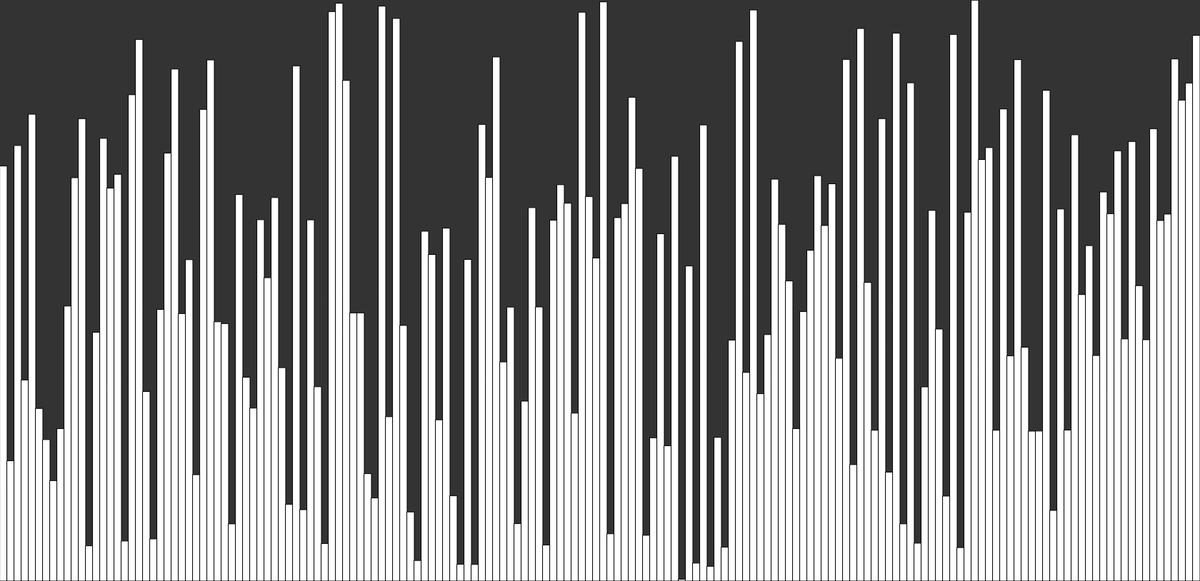
Frame 1 (no input)
Frame 60 (no input): identical to frame 1, image omitted
Frame 120 (the mouse pressed at the canvas centre since frame 60): identical to frame 1, image omitted

The p5.js sketch that drew this single still picture (run headless with seeded random() and noise() and a simulated clock; from frame 60 on, the mouse is pressed at the canvas centre):

// p5.js sketch
// ── sketch.js
//Written by Nick Wilson - Started 2/18/22

//First, I will need some variables.
//'values' will hold an array of various random numbers.
//stateOfBars will keep track of what color we want a specific bar to be.
//widthOfBars will control the width of each individual bar that is displayed. 

let values = [];
let stateOfBars = [];
let widthOfBars = 10;

//Second, these are the buttons that the user will be able to click. 

let qsButton;   //Quick Sort
let bsButton;   //Bubble Sort
let ssButton;   //Selection Sort
let isButton;   //Insertion Sort
let resetButton;

//This is a built in function of p5.js which sets up the environment. Here, I will initialize the array of values and give the buttons functionality.

function setup() {
  createCanvas(1680, 814);
  values = new Array(floor(width/widthOfBars));
  for (let i = 0; i < values.length; i++) {
    values[i] = random(height);
    stateOfBars[i] = -1;
  }
  qsButton = createButton('Begin Quicksort');
  qsButton.position(800,850);
  qsButton.mousePressed(function(){
    quickSort(values, 0, values.length - 1)
  });

  bsButton = createButton('Begin BubbleSort');
  bsButton.position(660, 850);
  bsButton.mousePressed(function() {
    bubbleSort(values)
  });

  ssButton = createButton('Begin Selection Sort');
  ssButton.position(500, 850);
  ssButton.mousePressed(function() {
    selectionSort(values)
  });

  isButton = createButton('Begin Insertion Sort');
  isButton.position(340, 850);
  isButton.mousePressed(function() {
    insertionSort(values)
  });

  console.log(mergeSort(values));

  resetButton = createButton('Restart');
  resetButton.position(930, 850);
  resetButton.mousePressed(setup);

}

//This is the draw function, which is another function that is built in with the p5.js library.
//Unike the setup() function, which is only executed once, the draw() function continously executes.
//This function provides us with a background color for the page, the coloring of the bars based on what state they are in, and it also draws the bars as rectangles with the desired dimensions.

function draw() {
  background(51);

  for (let i = 0; i < values.length; i++) {
    stroke(0);
    
    if (stateOfBars[i] == 0) {
      fill('#FF5252');
    } else if (stateOfBars[i] == 1) {
      fill('#00d1d1');
    } else {
      fill(255);
    }

    rect(i * widthOfBars, height - values[i], widthOfBars, values[i]);
  }
}
// ── bubbleSort.js
//Written by Nick Wilson - Started 2/18/22
//The objective of this program is to visualize the bubble sort algorithm.


//This is the bubbleSort function which implements the algorithm.
//Bubble Sort is a very simple brute-force algorithm which repeatedly swaps two adjacent elements if they are in the wrong order.
//The method behind bubble sort is exchanging.
//For example, the first two elements are compared. If the first element is larger than the second element, they need to swap positions.
//This process continues until the array is fully sorted.
//Note: This is optimized bubble sort. A flag called 'swapped' is used to determine whether or not the loops should break.
//For example, if an adjacent pair of values are compared and do not need to be swapped, we move on to the next pair, 
//      but if those also do not need to be swapped AND the swapped flag is set to 0 (false), then we can stop here and save time, because the rest of the array is already sorted.
//Color Scheme
//      Red: Represents the value being compared to it's adjacent value to the right
//      Blue: Unsorted values
//      White: Sorted in its final place
//Bubble Sort has a worst case time complexity of O(n^2), an average case of O(n^2), and a best case of O(n)
async function bubbleSort(arr) {
    
    let end = arr.length - 1;
    for (let i = 0; i < end; i++) {
        let swapped = 0;
        for (let j = 0; j < end - i; j++) {
            if (arr[j] > arr[j + 1]) {
                stateOfBars[j] = 0;
                await swap(arr, j, j+1);
                stateOfBars[j+1] = -1;
                swapped = 1;
            }
            stateOfBars[j] = 1;
        }
        if (swapped == 0) return;
    }
}

//This is the swap function.
//Instead of using temporary variables to swap the values at the two indices, I have used the ES6 destructuring assignment expression which completes the same task.

async function swap(arr, i, j) {
    [arr[i], arr[j]] = [arr[j], arr[i]];
  }


// ── insertionSort.js
//Written by Nick Wilson - Started 2/18/22
//The objective of this program is to visualize the insertion sort algorithm.

//This is the insertionSort function which implements the algorithm.
//Insertion sort is an intuitive algorithm. Conceptually, the array has a sorted part and an unsorted part.
//  Values from the unsorted part are selected and compared to the values to its left and ultimately get inserted into their correct position.
//The method behind insertion sort is insertion. It utilizes the decrease-by-one technique.
//Color Scheme:
//      Red: Represents the current value being looked at
//      Blue: Represents the unsorted part of the array.
//      White: Represents the sorted part of the array (Note: The sorted values may change position if necessary to introduce a new unsorted element in)
//Insertion sort has a worst case time complexity of O(n^2) and a best/average case of O(nlogn).

async function insertionSort(arr) {
    for (let i = 1; i < arr.length; i++) {
        let current = arr[i];
        stateOfBars[i] = 0;
        let j = i - 1;
        for (let k = i + 1; k < arr.length; k++) {
            stateOfBars[k] = 1;
        }
        while (j >= 0 && arr[j] > current) {
            await sleep(1);
            arr[j+1] = arr[j];
            j--;
        }
        arr[j+1] = current;
        stateOfBars[i] = -1;
    }
}

//This is the sleep function, which basically says "Wait and don't do anything for a set amount of time". This is useful because we can utilize it in the swap function in order to slow down the rate at which the swaps occur.
//This makes the visualization of the sorting much easier to see.

function sleep(ms) {
    return new Promise(resolve => setTimeout(resolve, ms));
  }
// ── mergeSort.js
// Written by Nick Wilson - Started 2/18/22
// The objective of this program is to visualize the merge sort algorithm.
// In the end, I could not figure out how to work this algorithm in specifically to be visualized.
// I could not get it visualized because it is the only algorithm in this project that utilizes separate arrays and does not operate directly on the values array from sketch.js
// However, I will keep it in the project because I think it still shows I know how the algorithm works. If you inspect and look at the console of the project, you will see the sorted array after merge sort has been called on it.
// Merge Sort has a best/average/and worst case time complexity of O(nlogn)
// The method behind Merge Sort is merging.

function mergeSort(arr) {
    const length = arr.length;

    if (length === 1) {
        return arr;
    }

    const mid = Math.floor(length / 2);
    const left = arr.slice(0, mid);
    const right = arr.slice(mid, length);

    return merge(mergeSort(left), mergeSort(right));
}

function merge(leftArr, rightArr) {
    const results = [];

    let i = 0;
    let j = 0;

    while (i < leftArr.length && j < rightArr.length) {
        if (leftArr[i] < rightArr[j]) {
            results.push(leftArr[i]);
            i++;
        } else {
            results.push(rightArr[j]);
            j++;
        }
    }

    while (i < leftArr.length) {
        results.push(leftArr[i]);
        i++;
    }

    while (j < rightArr.length) {
        results.push(rightArr[j]);
        j++;
    }

    return results;
}

// ── quickSort.js
//Written by Nick Wilson - Started 2/18/22
//Inspired/Influenced by The Coding Train on YouTube.
//The objective of this program is to visualize the QuickSort algorithm.

//This is the QuickSort function. It will recursively call itself in order to sort the data by dividing and conquering the resulting subarrays. 
//Since it is asynchronous, the recursive calls will occur simultaneously.
//The 'arr' argument represents an array to be passed to the function. The arguments 'l' and 'r' stand for left (first element in the array) and right (last element in the array). 
//This function awaits a partition function which will return the index of the pivot after it is in its final position for that iteration. This allows the recursive calls to work on the subarrays to the left and right of the pivot independently.
//This recursion will continue until the full array is sorted.
//This QuickSort algorithm has an best/average time complexity of O(nlogn) and a worst case of O(n^2).

async function quickSort(arr, l, r) {
    if (l >= r) return;
    let pivotIndex = await partition(arr, l, r);
    stateOfBars[pivotIndex] = -1;
  
    await Promise.all([
      quickSort(arr, l, pivotIndex - 1),
      quickSort(arr, pivotIndex + 1, r)
    ]);
  }

//This is the partition function, which will arrange the array's elements such that all elements to the left of the pivot are less than or equal to the pivot, and all elements to the right of the pivot are greater than or equal the pivot.
//The function will then return the index of the pivot at the end of the sorting.
//Note: There are various arbitrary ways to choose a pivot. In my partition function, I chose the last element as the pivot; however, one could easily choose the first element or use a method such as median-of-three.

  async function partition(arr, l, r) {
    for (let i = 0; i < r; i++) {
      stateOfBars[i] = 1;
    }
  
    let pivotIndex = l;
    let pivotValue = arr[r];
  
    for (let i = l; i < r; i++) {
      if (arr[i] < pivotValue) {
        await swap(arr, i, pivotIndex);
        stateOfBars[pivotIndex] = -1;
        pivotIndex++;
        stateOfBars[pivotIndex] = 0;
      }
    }
  
    await swap(arr, pivotIndex, r);
  
    for (let i = 0; i < r; i++) {
      if (i != pivotIndex) stateOfBars[i] = -1;
    }
  
    return pivotIndex;
  }

//This is the swap function, which waits a certain time interval before executing. I have also made it asynchronous so we can await it in the partition function.
//Instead of using temporary variables to swap the values at the two indices, I have used the ES6 destructuring assignment expression which completes the same task.

  async function swap(arr, i, j) {
    await sleep(20);
    [arr[i], arr[j]] = [arr[j], arr[i]];
  }

//This is the sleep function, which basically says "Wait and don't do anything for a set amount of time". This is useful because we can utilize it in the swap function in order to slow down the rate at which the swaps occur.
//This makes the visualization of the sorting much easier to see.

function sleep(ms) {
    return new Promise(resolve => setTimeout(resolve, ms));
  }
// ── selectionSort.js
//Written by Nick Wilson - Started 2/18/22
//The objective of this program is to visualize the selection sort algorithm.

//This is the Selection Sort function, which implements the algorithm.
//The method behind selection sort is selection.
//This algorithm begins with the first element and proceeds to scan the array to find the smallest element in order to exchange it with the first element. This puts the smallest element in its final sorted position.
//From there, we repeat the process by starting with the second element, and so on.
//After n-1 passes, the array is sorted.
//Time complexity: Selection Sort has a O(n^2) on all inputs. 
//Color scheme:
//      Red: Represents the index of the value to be exchanged with the smaller number found (if there is one)
//      White (to the left of the red bar): Represents values in their sorted position after being exchanged.
//      Blue: Values still to be sorted (Does not include all, but most. Mainly for visual appeal.)

async function selectionSort(arr) {
    for (let i = 0; i < arr.length - 1; i++) {
        let minIndex = i;
        for (let j = i + 1; j < arr.length; j++) {
            if (arr[j] < arr[minIndex]) {
                stateOfBars[i] = 0;
                stateOfBars[j-1] = 1;
                minIndex = j;
            }
        }
        await swap(arr, minIndex, i);
        stateOfBars[i] = -1;
        
    }
}

//This is the swap function.
//Instead of using temporary variables to swap the values at the two indices, I have used the ES6 destructuring assignment expression which completes the same task.

async function swap(arr, i, j) {
    await sleep(50);
    [arr[i], arr[j]] = [arr[j], arr[i]];
  }

//This is the sleep function, which basically says "Wait and don't do anything for a set amount of time". This is useful because we can utilize it in the swap function in order to slow down the rate at which the swaps occur.
//This makes the visualization of the sorting much easier to see.

function sleep(ms) {
    return new Promise(resolve => setTimeout(resolve, ms));
  }
